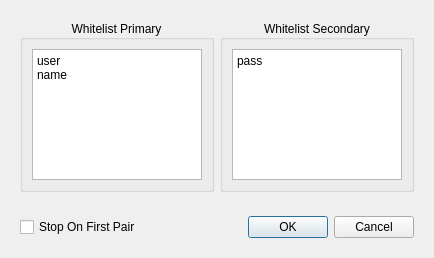
<?xml version="1.0" encoding="UTF-8"?>
<ui version="4.0">
 <class>DumperWhitelist</class>
 <widget class="QDialog" name="DumperWhitelist">
  <property name="geometry">
   <rect>
    <x>0</x>
    <y>0</y>
    <width>434</width>
    <height>258</height>
   </rect>
  </property>
  <property name="minimumSize">
   <size>
    <width>434</width>
    <height>258</height>
   </size>
  </property>
  <property name="windowTitle">
   <string>Dumper Whitelist Settings</string>
  </property>
  <layout class="QVBoxLayout" name="verticalLayout">
   <item>
    <widget class="QWidget" name="widget" native="true">
     <layout class="QHBoxLayout" name="horizontalLayout">
      <item>
       <widget class="QGroupBox" name="groupBox">
        <property name="title">
         <string>Whitelist Primary</string>
        </property>
        <property name="alignment">
         <set>Qt::AlignCenter</set>
        </property>
        <layout class="QVBoxLayout" name="verticalLayout_2">
         <item>
          <widget class="QPlainTextEdit" name="whitelistPrimary">
           <property name="plainText">
            <string>user
name</string>
           </property>
          </widget>
         </item>
        </layout>
       </widget>
      </item>
      <item>
       <widget class="QGroupBox" name="groupBox_2">
        <property name="title">
         <string>Whitelist Secondary</string>
        </property>
        <property name="alignment">
         <set>Qt::AlignCenter</set>
        </property>
        <layout class="QVBoxLayout" name="verticalLayout_3">
         <item>
          <widget class="QPlainTextEdit" name="whitelistSecondary">
           <property name="plainText">
            <string>pass</string>
           </property>
          </widget>
         </item>
        </layout>
       </widget>
      </item>
     </layout>
    </widget>
   </item>
   <item>
    <widget class="QWidget" name="widget_2" native="true">
     <layout class="QHBoxLayout" name="horizontalLayout_2">
      <item>
       <widget class="QCheckBox" name="stopFirstPair">
        <property name="text">
         <string>Stop On First Pair</string>
        </property>
       </widget>
      </item>
      <item>
       <spacer name="horizontalSpacer">
        <property name="orientation">
         <enum>Qt::Horizontal</enum>
        </property>
        <property name="sizeHint" stdset="0">
         <size>
          <width>85</width>
          <height>20</height>
         </size>
        </property>
       </spacer>
      </item>
      <item>
       <widget class="QDialogButtonBox" name="buttonBox">
        <property name="orientation">
         <enum>Qt::Horizontal</enum>
        </property>
        <property name="standardButtons">
         <set>QDialogButtonBox::Cancel|QDialogButtonBox::Ok</set>
        </property>
       </widget>
      </item>
     </layout>
    </widget>
   </item>
  </layout>
 </widget>
 <resources/>
 <connections>
  <connection>
   <sender>buttonBox</sender>
   <signal>accepted()</signal>
   <receiver>DumperWhitelist</receiver>
   <slot>accept()</slot>
   <hints>
    <hint type="sourcelabel">
     <x>248</x>
     <y>254</y>
    </hint>
    <hint type="destinationlabel">
     <x>157</x>
     <y>274</y>
    </hint>
   </hints>
  </connection>
  <connection>
   <sender>buttonBox</sender>
   <signal>rejected()</signal>
   <receiver>DumperWhitelist</receiver>
   <slot>reject()</slot>
   <hints>
    <hint type="sourcelabel">
     <x>316</x>
     <y>260</y>
    </hint>
    <hint type="destinationlabel">
     <x>286</x>
     <y>274</y>
    </hint>
   </hints>
  </connection>
 </connections>
</ui>
